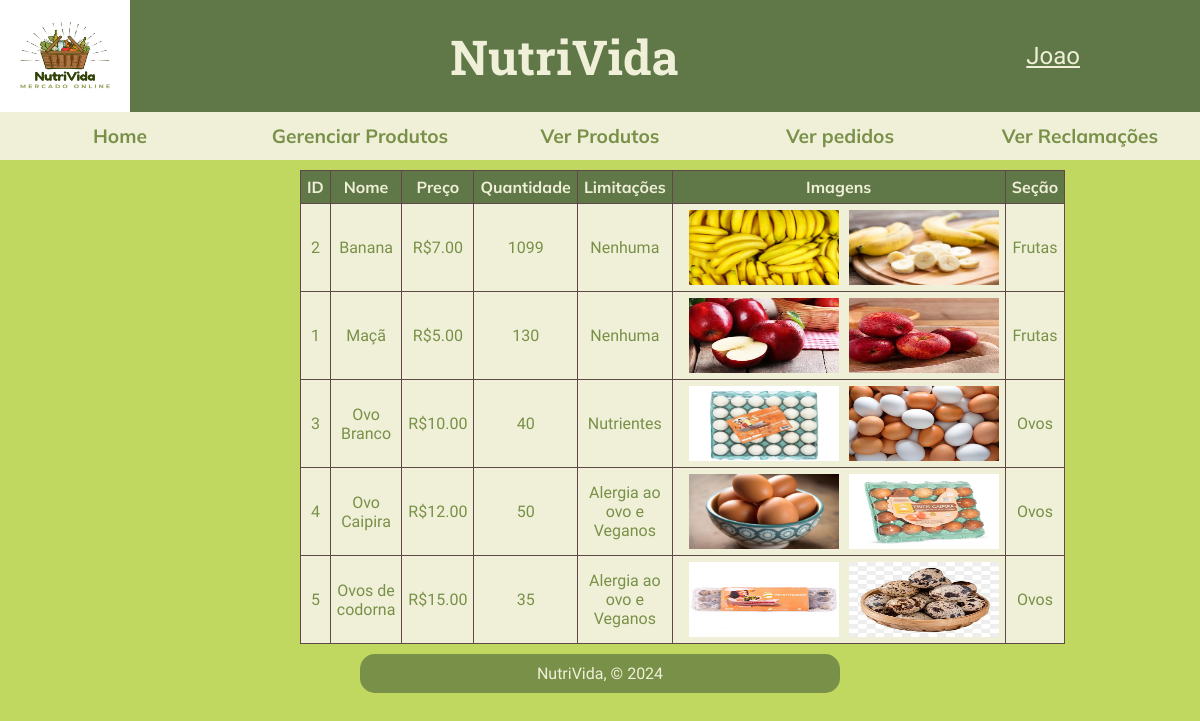
Page /viewProds.php (signed in) on the committed database.
### tables this page shows
CREATE TABLE `produto` (
  `pro_id` int(11) NOT NULL,
  `pro_nome` varchar(100) DEFAULT NULL,
  `pro_preco` decimal(6,2) DEFAULT NULL,
  `pro_quantidade` int(11) NOT NULL,
  `pro_limitacao` varchar(100) DEFAULT NULL,
  `pro_path1` varchar(256) NOT NULL,
  `pro_path2` varchar(256) NOT NULL,
  `sec_id` int(11) NOT NULL
);

CREATE TABLE `secao` (
  `sec_id` int(11) NOT NULL,
  `sec_nome` varchar(140) NOT NULL
);

### functions.php (called while the page is built)
<?php
function selecionar($tabela,$campos,$condicao){
    include('conexao.php');
    $part = '';
    for($i = 0;$i < count($campos);++$i){
        if($i == count($campos) - 1){
            $part .= $campos[$i];
        }
        else{
            $part .= $campos[$i].',';
        }
    }
    $query = mysqli_query($conexao,"SELECT $part FROM $tabela $condicao");
    return $query;
}
?>

### viewProds.php (the view, shortened to what this page needs)
<!DOCTYPE html>
<html lang="pt-br">
<head>
    <link rel="stylesheet" href="style.css">
</head>
<body>
    <?php
    include('headerf.php');
    include('functions.php');
    ?>
        <table>
            <tr>
                <th>ID</th>
                <th>Nome</th>
                <th>Preço</th>
                <th>Quantidade</th>
                <th>Limitações</th>
                <th>Imagens</th>
                <th>Seção</th>
            </tr>
            <?php
            $query = selecionar('produto',['pro_id','pro_nome','pro_preco','pro_quantidade','pro_limitacao','pro_path1','pro_path2','sec_id'],'ORDER BY pro_nome');
            while($dados = mysqli_fetch_array($query)){
                $id = $dados[0];
                $nome = $dados[1];
                $preco = $dados[2];
                $quantidade = $dados[3];
                $limitacao = $dados[4];
                $img1 = $dados[5];
                $img2 = $dados[6];
                $idsecao = $dados[7];
                $query2 = selecionar('secao',['sec_nome'],"WHERE sec_id = $idsecao");
                $dados2 = mysqli_fetch_array($query2);
                $secao = $dados2[0];
                echo "
                <tr>
                    <td>$id</td>
                    <td>$nome</td>
                    <td>R$$preco</td>
                    <td>$quantidade</td>
                    <td>$limitacao</td>
                    <td>
                    <div class=\"img-Prods\">
                    <img src=\"$img1\" alt=\"Imagem de $nome\">
                    <img src=\"$img2\" alt=\"Imagem de $nome\">
                    </div>
                    </td>
                    <td>$secao</td>
                </tr>
                ";
            }
            ?>
        </table>
        <footer>NutriVida, &copy; 2024</footer>
</body>
</html>

### style.css (style rules this page uses)
* { margin: 0; padding: 0; box-sizing: border-box; }
:root { --verde-escuro:#607848; --verde:#789048; --verde-claro:#C0D860; --branco:#f0f0D8; --marrom:#604848; --destaque-forte:"Roboto Slab", serif; --destaque:"Mulish", sans-serif; --comum:"Nanum Gothic", sans-serif; }
body { background-color: var(--verde-claro); height: 100vh; text-align: center; }
footer { margin-left: 30%; width: 40%; display: flex; align-items: center; justify-content: center; background-color: var(--verde); color: var(--branco); font-family: var(--comum); padding: 10px; border-radius: 15px; }
.img-Prods { display: flex; flex-direction: row; }
.img-Prods img { width: 150px; height: 75px; margin-left: 10px; }
table { border: 1px solid var(--marrom); padding: 0%; width: 50%; margin-top: 10px; margin-bottom: 10px; margin-left: 25%; border-collapse: collapse; background-color: var(--branco); }
th { background-color: var(--verde-escuro); color: var(--branco); font-family: var(--destaque); }
td { color: var(--verde); font-family: var(--comum); }
td,th { border: 1px solid var(--marrom); padding: 6px; }

### rows in the picture
produto: pro_id "2", pro_nome "Banana", pro_preco "7.00", pro_quantidade "1099", pro_limitacao "Nenhuma", pro_path1 (picture), pro_path2 (picture), sec.sec_nome "Frutas"
produto: pro_id "1", pro_nome "Maçã", pro_preco "5.00", pro_quantidade "130", pro_limitacao "Nenhuma", pro_path1 (picture), pro_path2 (picture), sec.sec_nome "Frutas"
produto: pro_id "3", pro_nome "Ovo Branco", pro_preco "10.00", pro_quantidade "40", pro_limitacao "Nutrientes", pro_path1 (picture), pro_path2 (picture), sec.sec_nome "Ovos"
produto: pro_id "4", pro_nome "Ovo Caipira", pro_preco "12.00", pro_quantidade "50", pro_limitacao "Alergia ao ovo e Veganos", pro_path1 (picture), pro_path2 (picture), sec.sec_nome "Ovos"
produto: pro_id "5", pro_nome "Ovos de codorna", pro_preco "15.00", pro_quantidade "35", pro_limitacao "Alergia ao ovo e Veganos", pro_path1 (picture), pro_path2 (picture), sec.sec_nome "Ovos"

### other values in the picture
strtok($nome," ") "Joao"
